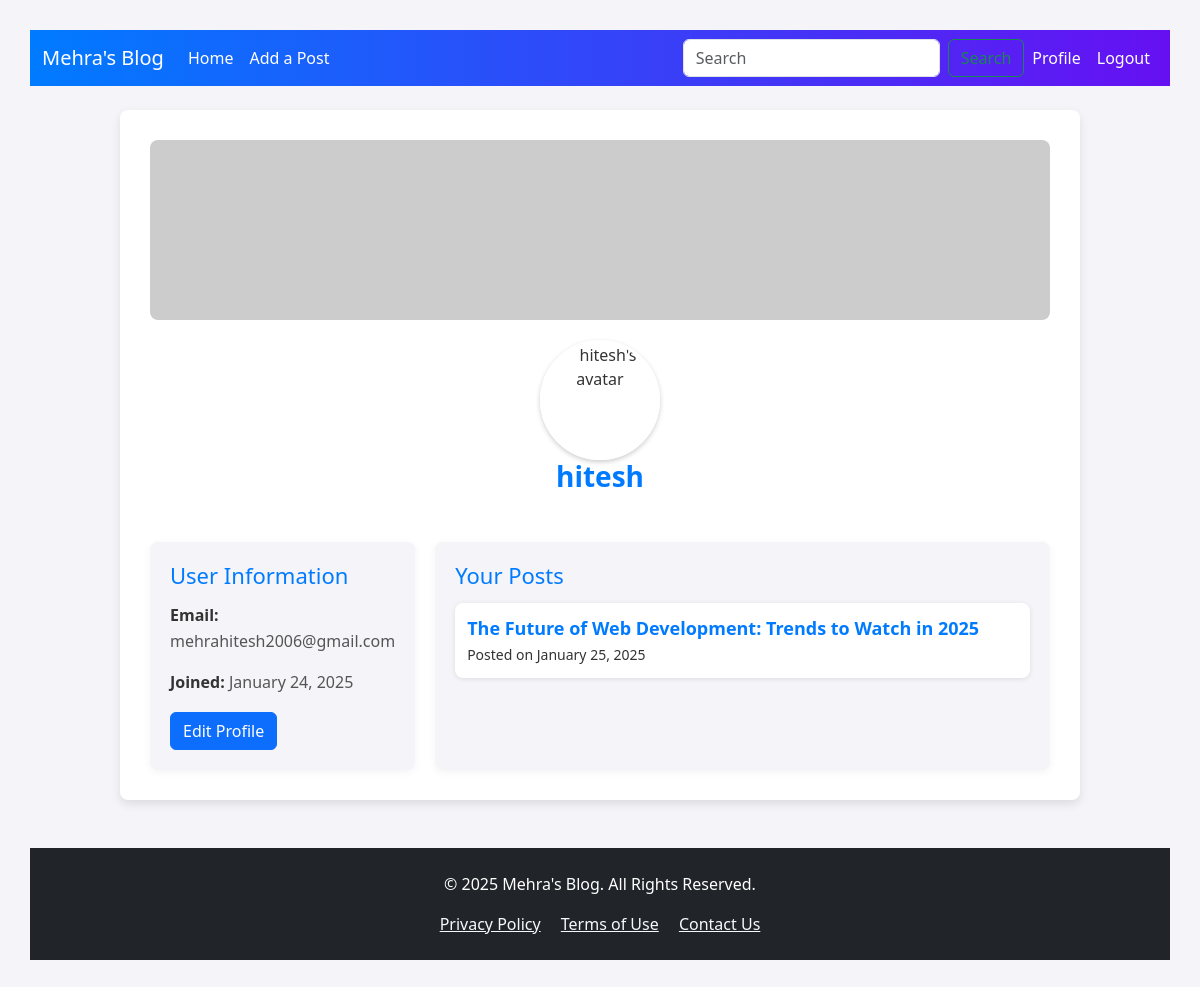
Page /user-profile/2/ on the committed database.
### blog_app/models.py (models this page shows, shortened)
class Posts(models.Model):
    user = models.ForeignKey(User,on_delete=models.CASCADE,null=True)
    title = models.CharField(max_length=100)
    content = models.CharField(max_length=100000)
    created_at = models.DateField(auto_now=True)

### blog_app/views.py (the view)
# urls.py: path('user-profile/<str:pk>/',views.user_profile,name='user-profile'),
def user_profile(request,pk):
    user = get_object_or_404(User, id=pk)
    posts = user.posts_set.all()
    posts = Posts.objects.filter(user=user)
    context = {'user':user,'posts':posts}
    return render(request,'profile.html',context)

### templates/profile.html (shortened to what this page needs)
{% extends 'base.html' %}
{% block content %}
<div class="profile-container">
    <div class="profile-header">
        <div class="cover-photo"></div>
        {% load static %}
<img src="{% if user.profile_image %}{{ user.profile_image.url }}{% else %}{% static 'default-avatar.avif' %}{% endif %}" alt="{{ user.username }}'s avatar">
        <h1>{{ user.username }}</h1>
    </div>
    <div class="profile-grid">
        <div class="profile-info">
            <h2>User Information</h2>
            <p><strong>Email:</strong> {{ user.email }}</p>
            <p><strong>Joined:</strong> {{ user.date_joined|date:"F j, Y" }}</p>
            <a href="#" class="btn btn-primary">Edit Profile</a>
        </div>
        <div class="profile-posts">
            <h2>Your Posts</h2>
            {% if posts %}
            <div class="posts-list">
                {% for post in posts %}
                <div class="post">
                    <a href="{% url 'full-post' post.id %}">{{ post.title }}</a>
                    <small>Posted on {{ post.created_at|date:"F j, Y" }}</small>
                </div>
                {% endfor %}
            </div>
            {% else %}
            <p>You haven't made any posts yet.</p>
            {% endif %}
        </div>
    </div>
</div>
{% endblock %}

### static/styles/base.css (style rules this page uses)
body { background-color: aquamarine; }

### templates/base.html (style rules this page uses)
body { font-family: 'Roboto', sans-serif; }

### templates/profile.html (style rules this page uses)
:root { --primary-color: #007BFF; --secondary-color: #0056b3; --background-color: #f4f4f9; --text-color: #333; --text-light-color: #555; }
* { margin: 0; padding: 0; box-sizing: border-box; }
body { font-family: 'Segoe UI', Tahoma, Geneva, Verdana, sans-serif; background: var(--background-color); color: var(--text-color); padding: 30px; }
.profile-container { max-width: 960px; margin: 0 auto; padding: 30px; background: #fff; border-radius: 8px; box-shadow: 0 4px 10px rgba(0, 0, 0, 0.1); }
.profile-header { display: flex; align-items: center; flex-direction: column; text-align: center; margin-bottom: 40px; }
.profile-header .cover-photo { width: 100%; height: 180px; background-color: #ccc; margin-bottom: 20px; border-radius: 8px; }
.profile-header img { width: 120px; height: 120px; border-radius: 50%; object-fit: cover; border: 3px solid white; box-shadow: 0 2px 5px rgba(0, 0, 0, 0.2); }
.profile-header h1 { font-size: 28px; color: var(--primary-color); font-weight: bold; }
.profile-grid { display: grid; grid-template-columns: 1fr 3fr; gap: 20px; }
.profile-info { background: var(--background-color); padding: 20px; border-radius: 8px; box-shadow: 0 2px 8px rgba(0, 0, 0, 0.05); }
.profile-info h2 { font-size: 22px; margin-bottom: 15px; color: var(--primary-color); }
.profile-info p { font-size: 16px; line-height: 1.6; color: var(--text-light-color); }
.profile-info strong { color: var(--text-color); font-weight: bold; }
.profile-posts { background: var(--background-color); padding: 20px; border-radius: 8px; box-shadow: 0 2px 8px rgba(0, 0, 0, 0.05); }
.profile-posts h2 { font-size: 22px; margin-bottom: 15px; color: var(--primary-color); }
.profile-posts .post { background: #fff; padding: 12px; margin-bottom: 15px; border-radius: 8px; box-shadow: 0 1px 5px rgba(0, 0, 0, 0.1); transition: transform 0.3s ease, box-shadow 0.3s ease; }
.profile-posts .post a { font-size: 18px; font-weight: bold; color: var(--primary-color); text-decoration: none; }

### rows in the picture
Posts: title "The Future of Web Development: Trends to Watch in 2025", created_at "January 25, 2025"

### other values in the picture
{{ user.username }} "hitesh"
{{ user.email }} "mehrahitesh2006@gmail.com"
{{ user.date_joined|date:"F j, Y" }} "January 24, 2025"
